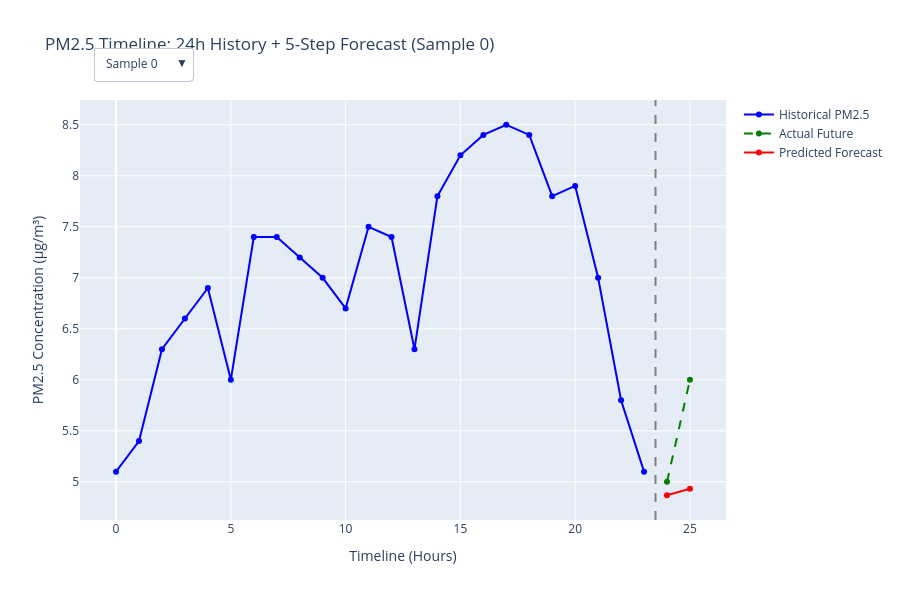

The notebook cell saved with this chart:
### Code cell
import plotly.graph_objects as go

y_test_pred_rescaled = scaler_y.inverse_transform(pred_scaled)
y_test_true_rescaled = scaler_y.inverse_transform(y_true_scaled)

test_start_idx = split + lookback
pm25_raw = air_qual["pm2_5 (μg/m³)"].values

# Timeline Arrays for X-axis positioning
history_x = list(range(lookback))
forecast_x = list(range(lookback, lookback + forecast_steps))

fig = go.Figure()

sample_idx = 0
global_start = test_start_idx + sample_idx

fig.add_trace(go.Scatter(
    x=history_x, 
    y=pm25_raw[global_start - lookback : global_start],
    mode='lines+markers', name='Historical PM2.5', line=dict(color='blue')
))

fig.add_trace(go.Scatter(
    x=forecast_x, 
    y=y_test_true_rescaled[sample_idx],
    mode='lines+markers', name='Actual Future', line=dict(color='green', dash='dash')
))

fig.add_trace(go.Scatter(
    x=forecast_x, 
    y=y_test_pred_rescaled[sample_idx],
    mode='lines+markers', name='Predicted Forecast', line=dict(color='red')
))

# 2. Build the dropdown menus for the first 50 test samples
num_samples_to_show = min(50, len(X_test))
buttons = []

for idx in range(num_samples_to_show):
    visibility = [False] * (num_samples_to_show * 3)
    visibility[idx * 3] = True
    visibility[idx * 3 + 1] = True
    visibility[idx * 3 + 2] = True
    
    button = dict(
        label=f"Sample {idx}",
        method="update",
        args=[
            {"visible": visibility},
            {"title": f"PM2.5 Timeline: 24h History + 5-Step Forecast (Sample {idx})"}
        ]
    )
    buttons.append(button)

# 3. Generate all remaining hidden traces for the selector upfront
for idx in range(1, num_samples_to_show):
    g_start = test_start_idx + idx
    fig.add_trace(go.Scatter(
        x=history_x, y=pm25_raw[g_start - lookback : g_start],
        mode='lines+markers', name='Historical PM2.5', line=dict(color='blue'), visible=False
    ))
    # Actual
    fig.add_trace(go.Scatter(
        x=forecast_x, y=y_test_true_rescaled[idx],
        mode='lines+markers', name='Actual Future', line=dict(color='green', dash='dash'), visible=False
    ))
    # Predicted
    fig.add_trace(go.Scatter(
        x=forecast_x, y=y_test_pred_rescaled[idx],
        mode='lines+markers', name='Predicted Forecast', line=dict(color='red'), visible=False
    ))

# 4. Final Layout Customization
fig.update_layout(
    updatemenus=[dict(active=0, buttons=buttons, direction="down", pad={"r": 10, "t": 10}, showactive=True, x=0.02, xanchor="left", y=1.15, yanchor="top")],
    title="PM2.5 Timeline: 24h History + 5-Step Forecast (Sample 0)",
    xaxis_title="Timeline (Hours)",
    yaxis_title="PM2.5 Concentration (μg/m³)",
    height=600,
    showlegend=True
)

fig.add_vline(x=23.5, line_width=2, line_dash="dash", line_color="gray")

fig.show()
